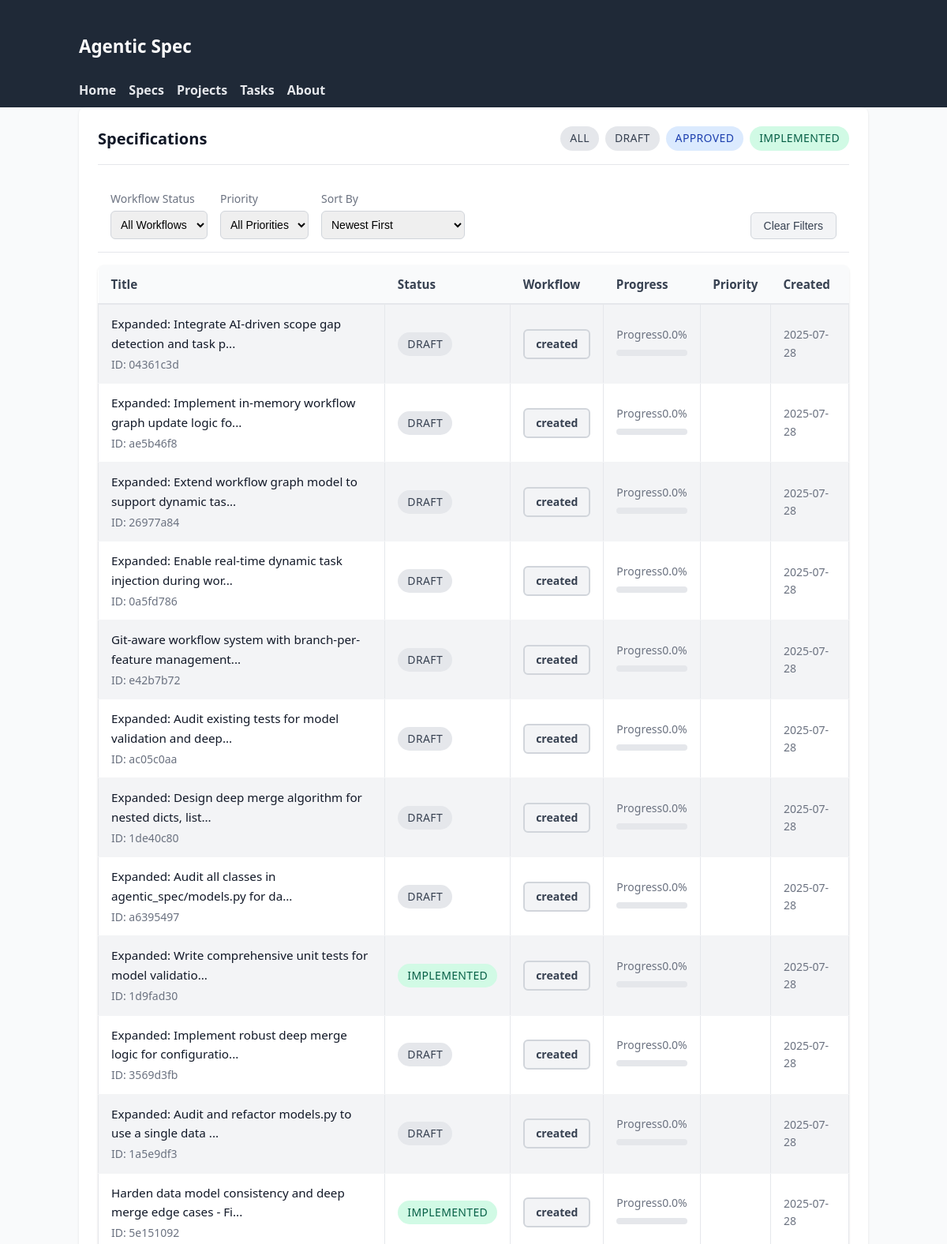
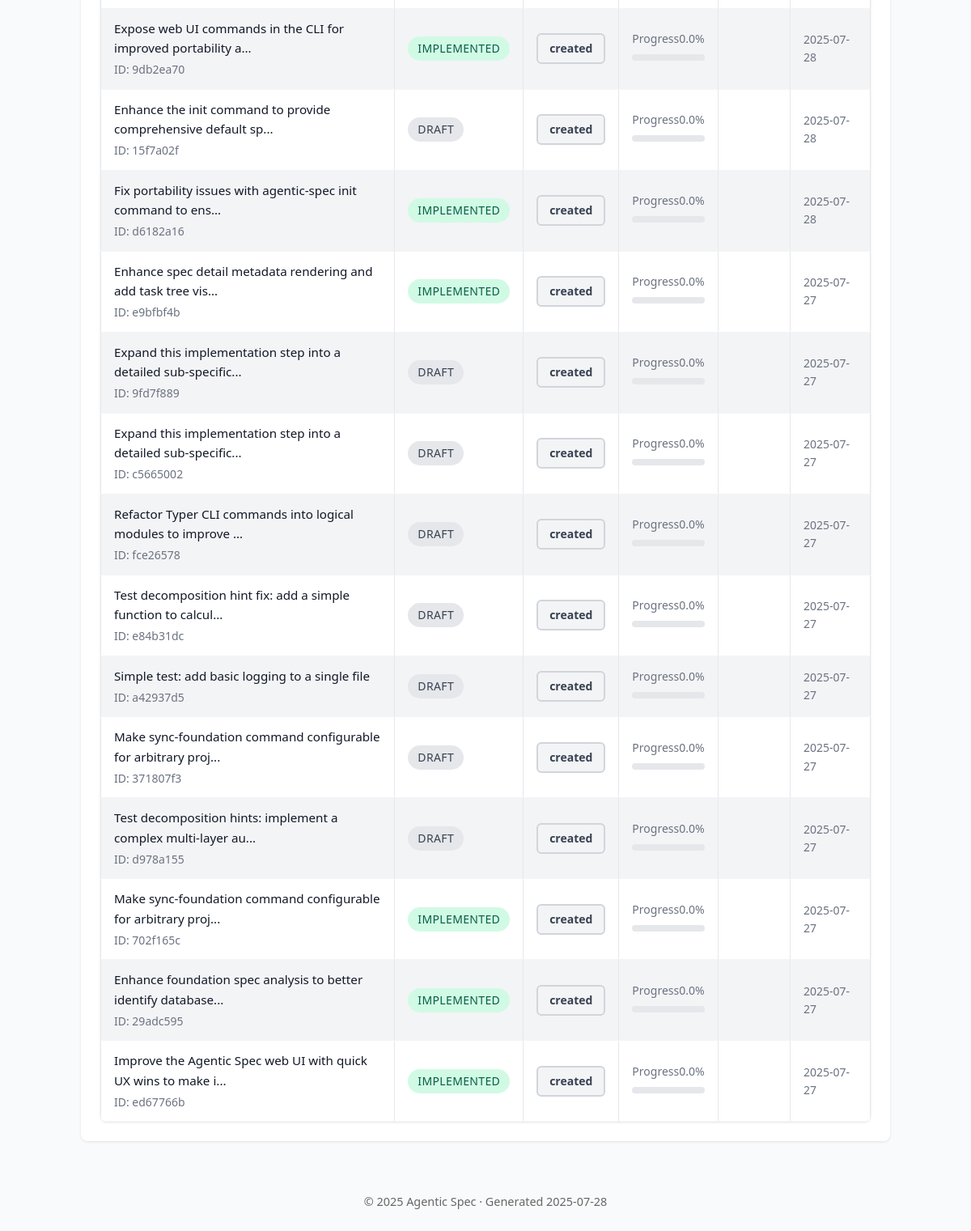
Page /specs on the committed database (2 pictures, top to bottom).
### tables this page shows
CREATE TABLE specifications (
                id TEXT PRIMARY KEY,
                title TEXT NOT NULL,
                inherits TEXT DEFAULT '[]',
                created TIMESTAMP NOT NULL,
                updated TIMESTAMP NOT NULL,
                version TEXT NOT NULL,
                status TEXT NOT NULL,
                parent_spec_id TEXT,
                child_spec_ids TEXT DEFAULT '[]',
                context TEXT NOT NULL,
                requirements TEXT NOT NULL,
                review_notes TEXT DEFAULT '[]',
                context_parameters TEXT,
                -- Enhanced tracking fields
                workflow_status TEXT DEFAULT 'created',
                is_completed BOOLEAN DEFAULT FALSE,
                completed_at TIMESTAMP,
                last_accessed TIMESTAMP,
                completion_percentage REAL DEFAULT 0.0,
                priority INTEGER DEFAULT 5,
                -- Lifecycle timestamps
                reviewed_at TIMESTAMP,
                approved_at TIMESTAMP,
                implemented_at TIMESTAMP,
                -- Metadata tracking
                created_by TEXT DEFAULT 'system',
                last_updated_by TEXT DEFAULT 'system',
                tags TEXT DEFAULT '[]'
            );

### agentic_spec/web_ui.py (the view)
@app.get("/specs", response_class=HTMLResponse)
async def list_specifications(request: Request, status: str | None = None):
    async with await get_db_manager() as manager:
        if status:
            specs = await manager.backend.list_specifications()
            specs = [s for s in specs if s.status.value == status]
        else:
            specs = await manager.backend.list_specifications()
        ctx = base_context(request, title="Specifications")
        ctx.update({"specs": specs, "current_status": status})
        return templates.TemplateResponse("specs_list.html", ctx)

### agentic_spec/web_templates/specs_list.html (shortened to what this page needs)
{% extends 'base.html' %}
{% block content %}
<div class="card">
  <div class="card-header">
    <h2 class="card-title">Specifications{% if current_status %} – {{ current_status }}{% endif %}</h2>
    <div style="display: flex; gap: 0.5rem;">
      <a href="/specs" class="status-badge {% if not current_status %}draft{% endif %}" style="text-decoration: none;">All</a>
      <a href="/specs?status=draft" class="status-badge draft" style="text-decoration: none;">Draft</a>
      <a href="/specs?status=approved" class="status-badge approved" style="text-decoration: none;">Approved</a>
      <a href="/specs?status=implemented" class="status-badge implemented" style="text-decoration: none;">Implemented</a>
    </div>
  </div>
  <div style="display: flex; gap: 1rem; padding: 1rem; border-bottom: 1px solid #e5e7eb; flex-wrap: wrap;">
    <div>
      <label for="workflow-filter" style="display: block; font-size: 0.875rem; color: #6b7280; margin-bottom: 0.25rem;">Workflow Status</label>
      <select id="workflow-filter" style="padding: 0.5rem; border: 1px solid #d1d5db; border-radius: 0.375rem; font-size: 0.875rem;">
        <option value="">All Workflows</option>
      </select>
    </div>
    <div>
      <label for="priority-filter" style="display: block; font-size: 0.875rem; color: #6b7280; margin-bottom: 0.25rem;">Priority</label>
      <select id="priority-filter" style="padding: 0.5rem; border: 1px solid #d1d5db; border-radius: 0.375rem; font-size: 0.875rem;">
        <option value="">All Priorities</option>
      </select>
    </div>
    <div>
      <label for="sort-by" style="display: block; font-size: 0.875rem; color: #6b7280; margin-bottom: 0.25rem;">Sort By</label>
      <select id="sort-by" style="padding: 0.5rem; border: 1px solid #d1d5db; border-radius: 0.375rem; font-size: 0.875rem;">
        <option value="created-desc">Newest First</option>
      </select>
    </div>
    <div style="margin-left: auto; display: flex; align-items: flex-end;">
      <button id="clear-filters" style="padding: 0.5rem 1rem; background: #f3f4f6; color: #374151; border: 1px solid #d1d5db; border-radius: 0.375rem; font-size: 0.875rem; cursor: pointer;">Clear Filters</button>
    </div>
  </div>
  {% if specs %}
  <table>
    <thead>
      <tr>
        <th>Title</th>
        <th>Status</th>
        <th>Workflow</th>
        <th>Progress</th>
        <th>Priority</th>
        <th>Created</th>
      </tr>
    </thead>
    <tbody>
      {% for s in specs %}
      <tr>
        <td>
          <a href="/specs/{{ s.id }}">{{ s.title[:60] }}{% if s.title|length > 60 %}...{% endif %}</a>
          <div class="card-subtitle">ID: {{ s.id }}</div>
        </td>
        <td>
          <span class="status-badge {{ s.status.value }}">{{ s.status.value }}</span>
        </td>
        <td>
          <span class="workflow-badge {{ s.workflow_status.value }}">{{ s.workflow_status.value }}</span>
        </td>
        <td>
          <div class="progress-label">
            <span>Progress</span>
            <span>{{ s.completion_percentage }}%</span>
          </div>
          <div class="progress-bar">
          </div>
        </td>
        <td>
          {% if s.priority %}
          <span class="priority-indicator priority-{{ s.priority.value }}"></span>
          {% else %}
          <span style="color: #9ca3af;">-</span>
          {% endif %}
        </td>
        <td style="font-size: 0.875rem; color: #6b7280;">
          {{ s.created.strftime('%Y-%m-%d') }}
        </td>
      </tr>
      {% endfor %}
    </tbody>
  </table>
  {% else %}
  <p style="color: #6b7280; text-align: center; padding: 3rem 0;">
    No specifications found{% if current_status %} with status "{{ current_status }}"{% endif %}.
  </p>
  {% endif %}
</div>
{% endblock %}

### agentic_spec/web_templates/static/styles.css (style rules this page uses)
body { font-family: system-ui, -apple-system, Segoe UI, Roboto, Helvetica, Arial, sans-serif; margin: 0; background: #f9fafb; color: #111827; line-height: 1.6; }
table { width: 100%; border-collapse: collapse; margin-top: 1rem; font-size: 0.95rem; }
th { background: #374151; color: #fff; padding: 8px; text-align: left; }
td { padding: 8px; border: 1px solid #e5e7eb; }
tbody tr:nth-child(odd) { background: #f3f4f6; }
table a { color: inherit; text-decoration: none; }
.status-badge { display: inline-flex; align-items: center; gap: 0.25rem; padding: 0.25rem 0.75rem; border-radius: 9999px; font-size: 0.875rem; font-weight: 500; text-transform: uppercase; letter-spacing: 0.025em; }
.status-badge.draft { background: #e5e7eb; color: #374151; }
.status-badge.approved { background: #dbeafe; color: #1e40af; }
.status-badge.implemented { background: #d1fae5; color: #065f46; }
.workflow-badge { display: inline-flex; align-items: center; gap: 0.375rem; padding: 0.375rem 0.875rem; border-radius: 0.375rem; font-size: 0.875rem; font-weight: 600; border: 2px solid transparent; }
.workflow-badge.created { background: #f3f4f6; color: #374151; border-color: #d1d5db; }
.progress-bar { width: 100%; height: 0.5rem; background: #e5e7eb; border-radius: 0.25rem; overflow: hidden; margin: 0.5rem 0; }
.progress-label { display: flex; justify-content: space-between; align-items: center; font-size: 0.875rem; color: #6b7280; margin-bottom: 0.25rem; }
.card { background: #fff; border-radius: 0.5rem; box-shadow: 0 1px 3px rgba(0,0,0,0.1); padding: 1.5rem; margin-bottom: 1.5rem; }
.card-header { display: flex; justify-content: space-between; align-items: center; margin-bottom: 1rem; padding-bottom: 1rem; border-bottom: 1px solid #e5e7eb; }
.card-title { font-size: 1.25rem; font-weight: 600; color: #111827; margin: 0; }
.card-subtitle { font-size: 0.875rem; color: #6b7280; margin-top: 0.25rem; }
table { width: 100%; border-collapse: collapse; margin-top: 1rem; font-size: 0.95rem; background: #fff; border-radius: 0.5rem; overflow: hidden; box-shadow: 0 1px 3px rgba(0,0,0,0.1); }
th { background: #f9fafb; color: #374151; padding: 0.75rem 1rem; text-align: left; font-weight: 600; border-bottom: 2px solid #e5e7eb; }
td { padding: 0.75rem 1rem; border-bottom: 1px solid #f3f4f6; }
.priority-indicator { display: inline-block; width: 0.5rem; height: 0.5rem; border-radius: 50%; margin-right: 0.5rem; }

### rows in the picture
specifications: title "Expanded: Integrate AI-driven scope gap detection and task p", id "04361c3d", status.value "DRAFT", workflow_status.value "created", completion_percentage "0.0", created "2025-07-28"
specifications: title "Expanded: Implement in-memory workflow graph update logic fo", id "ae5b46f8", status.value "DRAFT", workflow_status.value "created", completion_percentage "0.0", created "2025-07-28"
specifications: title "Expanded: Extend workflow graph model to support dynamic tas", id "26977a84", status.value "DRAFT", workflow_status.value "created", completion_percentage "0.0", created "2025-07-28"
specifications: title "Expanded: Enable real-time dynamic task injection during wor", id "0a5fd786", status.value "DRAFT", workflow_status.value "created", completion_percentage "0.0", created "2025-07-28"
specifications: title "Git-aware workflow system with branch-per-feature management", id "e42b7b72", status.value "DRAFT", workflow_status.value "created", completion_percentage "0.0", created "2025-07-28"
specifications: title "Expanded: Audit existing tests for model validation and deep", id "ac05c0aa", status.value "DRAFT", workflow_status.value "created", completion_percentage "0.0", created "2025-07-28"
specifications: title "Expanded: Design deep merge algorithm for nested dicts, list", id "1de40c80", status.value "DRAFT", workflow_status.value "created", completion_percentage "0.0", created "2025-07-28"
specifications: title "Expanded: Audit all classes in agentic_spec/models.py for da", id "a6395497", status.value "DRAFT", workflow_status.value "created", completion_percentage "0.0", created "2025-07-28"
specifications: title "Expanded: Write comprehensive unit tests for model validatio", id "1d9fad30", status.value "IMPLEMENTED", workflow_status.value "created", completion_percentage "0.0", created "2025-07-28"
specifications: title "Expanded: Implement robust deep merge logic for configuratio", id "3569d3fb", status.value "DRAFT", workflow_status.value "created", completion_percentage "0.0", created "2025-07-28"
specifications: title "Expanded: Audit and refactor models.py to use a single data", id "1a5e9df3", status.value "DRAFT", workflow_status.value "created", completion_percentage "0.0", created "2025-07-28"
specifications: title "Harden data model consistency and deep merge edge cases - Fi", id "5e151092", status.value "IMPLEMENTED", workflow_status.value "created", completion_percentage "0.0", created "2025-07-28"
specifications: title "Expose web UI commands in the CLI for improved portability a", id "9db2ea70", status.value "IMPLEMENTED", workflow_status.value "created", completion_percentage "0.0", created "2025-07-28"
specifications: title "Enhance the init command to provide comprehensive default sp", id "15f7a02f", status.value "DRAFT", workflow_status.value "created", completion_percentage "0.0", created "2025-07-28"
specifications: title "Fix portability issues with agentic-spec init command to ens", id "d6182a16", status.value "IMPLEMENTED", workflow_status.value "created", completion_percentage "0.0", created "2025-07-28"
specifications: title "Enhance spec detail metadata rendering and add task tree vis", id "e9bfbf4b", status.value "IMPLEMENTED", workflow_status.value "created", completion_percentage "0.0", created "2025-07-27"
specifications: title "Expand this implementation step into a detailed sub-specific", id "9fd7f889", status.value "DRAFT", workflow_status.value "created", completion_percentage "0.0", created "2025-07-27"
specifications: title "Expand this implementation step into a detailed sub-specific", id "c5665002", status.value "DRAFT", workflow_status.value "created", completion_percentage "0.0", created "2025-07-27"
specifications: title "Refactor Typer CLI commands into logical modules to improve", id "fce26578", status.value "DRAFT", workflow_status.value "created", completion_percentage "0.0", created "2025-07-27"
specifications: title "Test decomposition hint fix: add a simple function to calcul", id "e84b31dc", status.value "DRAFT", workflow_status.value "created", completion_percentage "0.0", created "2025-07-27"
specifications: title "Simple test: add basic logging to a single file", id "a42937d5", status.value "DRAFT", workflow_status.value "created", completion_percentage "0.0", created "2025-07-27"
specifications: title "Make sync-foundation command configurable for arbitrary proj", id "371807f3", status.value "DRAFT", workflow_status.value "created", completion_percentage "0.0", created "2025-07-27"
specifications: title "Test decomposition hints: implement a complex multi-layer au", id "d978a155", status.value "DRAFT", workflow_status.value "created", completion_percentage "0.0", created "2025-07-27"
specifications: title "Make sync-foundation command configurable for arbitrary proj", id "702f165c", status.value "IMPLEMENTED", workflow_status.value "created", completion_percentage "0.0", created "2025-07-27"
specifications: title "Enhance foundation spec analysis to better identify database", id "29adc595", status.value "IMPLEMENTED", workflow_status.value "created", completion_percentage "0.0", created "2025-07-27"
specifications: title "Improve the Agentic Spec web UI with quick UX wins to make i", id "ed67766b", status.value "IMPLEMENTED", workflow_status.value "created", completion_percentage "0.0", created "2025-07-27"
